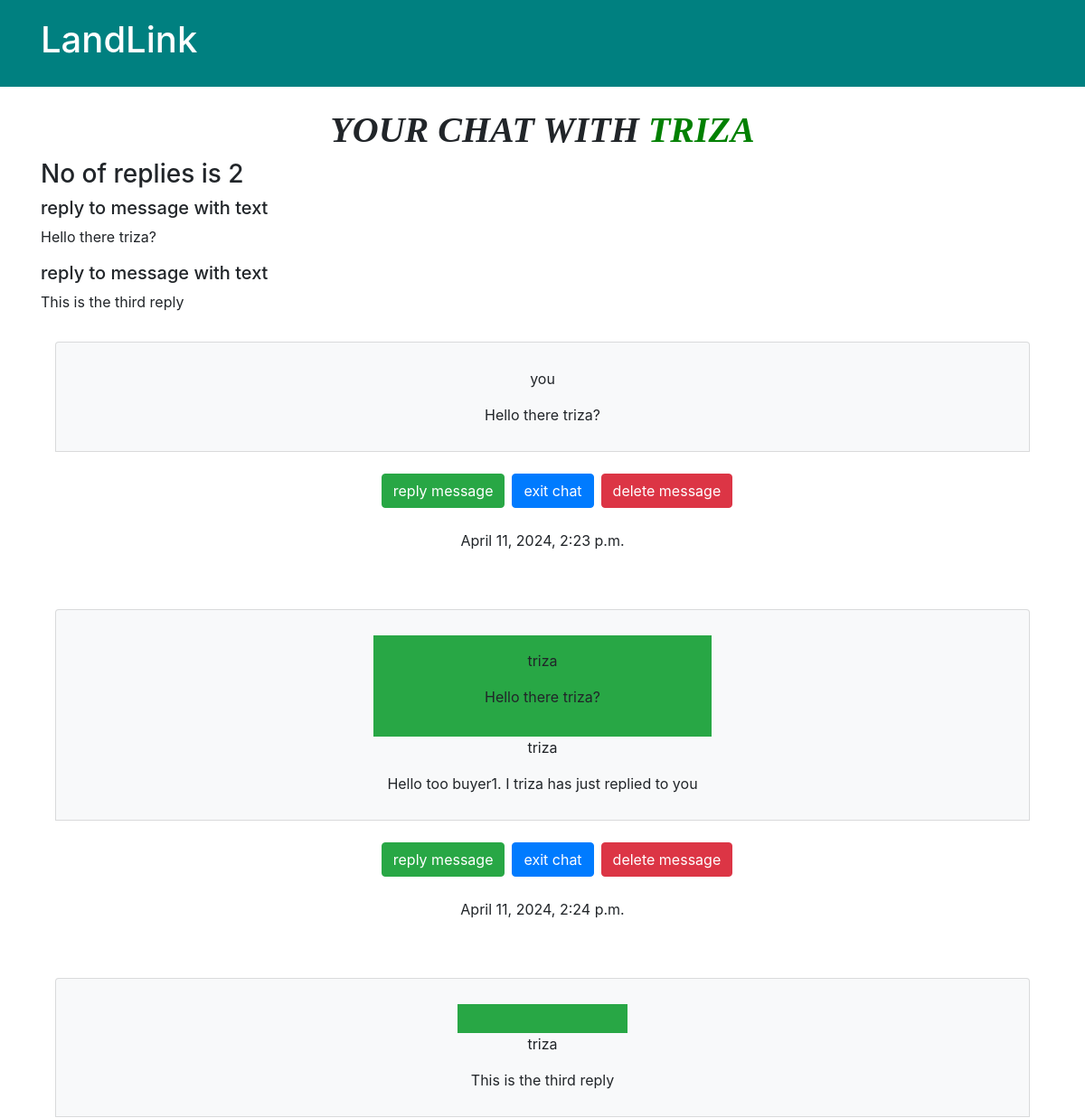
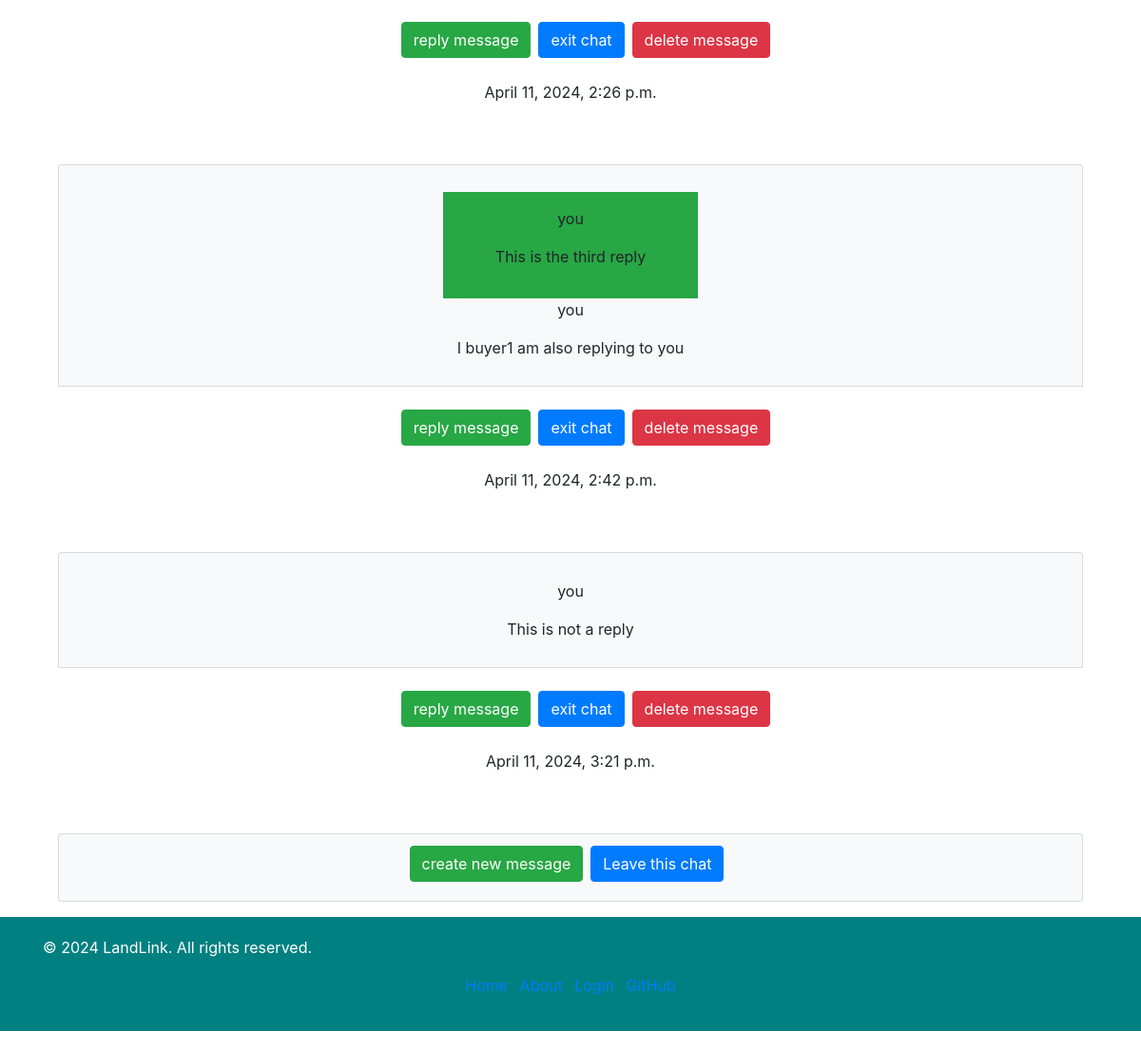
The app's page /messaging/view/open_chat/22 (signed in) with its own data (2 pictures, top to bottom).
### messaging/models.py (models this page shows, shortened)
class Chat(models.Model):
    sender = models.ForeignKey(settings.AUTH_USER_MODEL, on_delete=models.CASCADE, related_name='sender_chats')
    receiver = models.ForeignKey(settings.AUTH_USER_MODEL, on_delete=models.CASCADE, related_name='receiver_chats')
    created_at = models.DateTimeField(auto_now_add=True)

class Message(models.Model):
    content = models.TextField()
    timestamp = models.DateTimeField(auto_now_add=True)
    chat = models.ForeignKey(Chat, on_delete=models.CASCADE, related_name='messages')
    color = models.IntegerField(default=1)
    parent = models.IntegerField(default=0)

### account/models.py (models this page shows, shortened)
class CustomUser(AbstractUser):
    BUYER = 'buyer'
    SELLER = 'seller'
    LAWYER = 'lawyer'
    USER_TYPES = [
        (BUYER, 'Buyer'),
        (SELLER, 'Seller'),
        (LAWYER, 'Land Lawyer'),
    ]
    user_type = models.CharField(max_length=10, choices=USER_TYPES, default=BUYER)

### messaging/views.py (the view)
# urls.py: path('view/open_chat/<int:chat_id>', views.open_chat, name='open_chat'),
@login_required
def open_chat(request, chat_id):
    chat = Chat.objects.get(pk=chat_id)
    messages = Message.objects.filter(chat=chat_id)
    children = Message.objects.filter(chat=chat_id).exclude(parent=0)
    parent_ids = children.values_list('parent', flat=True).distinct()
    parents = Message.objects.filter(id__in=parent_ids)
    no_of_replys=parents.count()
    return render(request, 'messaging/open_chat.html', {"messages": messages, "parents" : parents, "chat": chat, "replys" : no_of_replys})

### messaging/templates/messaging/open_chat.html (shortened to what this page needs)
{% extends 'account/base.html' %}
{% block content %}
<div class="container">
    <div class="row">
        <div class="col-md-12">
            <h1 class="text-center" style="font-weight: bold; text-transform: uppercase; font-family: 'Font Awesome 5 Free';">
                <i class="fas fa-exclamation-circle">Your chat with <span style="color:green">
                    {% if request.user.username == chat.sender.username %}
                        {{ chat.receiver.username }}
                    {% else %}
                        {{ chat.sender.username }}
                    {% endif %}
                    </span></i>
            </h1>
            <h3>No of replies is {{replys}}</h3>
            {% for parent in parents%}
                <h5>
                    reply to message with text
                </h5>
                <p>{{parent.content}}</p>
            {% endfor %}
            {% if messages %}
                {% for message in messages %}
                    <div class="text-center mt-3">
                        <div class="list-group rounded p-3">
                            <div class="list-group-item bg-light d-flex flex-wrap justify-content-center">
                                <div class="text-center mt-3">
                                    {% if message.parent > 0%}
                                        <div class="row justify-content-center bg-success">
                                            <div class="col-md-12 bg-success">
                                                <div class="bg-success rounded p-3">
                                                    {% for parent in parents%}
                                                        {% if parent.id == message.parent %}
                                                            {% if request.user.username == chat.sender.username %}
                                                                {% if message.color == 1 %}
                                                                    <p>you</p>
                                                                 {% else %}
                                                                     <p>{{ chat.receiver.username }}</p>
                                                                {% endif %}
                                                            {% else %}
                                                                {% if message.color == 1 %}
                                                                    <p>{{ chat.sender.username }}</p>
                                                                {% else %}
                                                                    <p>you</p>
                                                                {% endif %}
                                                            {% endif %}
                                                                    <p> {{parent.content}} </p>
                                                        {% endif %}
                                                    {% endfor %}
                                                </div>
                                            </div>
                                        </div>
                                    {% endif %}
                                    {% if request.user.username == chat.sender.username %}
                                        {% if message.color == 1 %}
                                            <p>you</p>
                                        {% else %}
                                            <p>{{ chat.receiver.username }}</p>
                                        {% endif %}
                                    {% else %}
                                        {% if message.color == 1 %}
                                            <p>{{ chat.sender.username }}</p>
                                        {% else %}
                                            <p>you</p>
                                        {% endif %}
                                    {% endif %}
                                    <p>{{ message.content }}</p>
                                </div>
                            </div>
                            <div>
                                 <ul><br>
                                    <li class=" d-flex flex-wrap justify-content-center" style="background-color: transparent;">
                                        <div class="d-md-flex flex-md-row flex-sm-column">
                                            <div class="mb-2">
                                                <a href="{% url 'messaging:load_custom_reply_message' chat.id message.id %}" class="btn btn-success mb-md-0 mr-md-2">reply message</a>
                                            </div>
                                            <div>
                                                <a href="{% url 'seller_dashboard' %}" class="btn btn-primary mb-md-0 mr-md-2">exit chat</a>
                                            </div>
                                            <div>
                                                <form action= "{% url 'messaging:delete_message' message.id %}" method="post" style="display: inline;" >
                                                        <button type="submit" class="btn btn-danger mb-md-0 mr-md-2">delete message</button>
                                                </form>
                                            </div>
                                        </div>
                                    </li>
                                </ul>
                                <p>{{ message.timestamp }}</p>
                            </div>
                        </div>
                    </div>
                {% endfor %}
            {% else %}
                <p class="text-center" style="color: red; font-weight: bold; text-transform: uppercase; font-family: 'Font Awesome 5 Free';">
                    <i class="fas fa-exclamation-circle"></i> No messages inside this chat!!!!
                </p>
            {% endif %}
            <div class="text-center mt-3">
                <ul class="list-group rounded p-3">
                    <li class="list-group-item bg-light d-flex flex-wrap justify-content-center">
                        <div class="d-md-flex flex-md-row flex-sm-column">
                            <div class="mb-2">
                                <a href="{% url 'messaging:send_custom_message_get' chat.id %}" class="btn btn-success mb-md-0 mr-md-2">create new message</a>
                            </div>
                            <div>
                                <a href="{% url 'messaging:view_chats' %}" class="btn btn-primary mb-md-0 mr-md-2">Leave this chat</a>
                            </div>
                        </div>
                    </li>
                </ul>
            </div>
        </div>
    </div>
</div>
{% endblock %}

### account/static/account/styles.css (style rules this page uses)
body { display: flex; flex-direction: column; min-height: 100vh; padding-bottom: 20px; }

### account/static/account/style.css (style rules this page uses)
body { display: flex; flex-direction: column; min-height: 100vh; padding-bottom: 20px; }

### records on screen
Chat: receiver.username "TRIZA", receiver.username "triza"
Message: content "Hello there triza?", color "you", timestamp "April 11, 2024, 2:23 p.m."
Message: content "This is the third reply", timestamp "April 11, 2024, 2:26 p.m.", shows "you"
Message: content "Hello too buyer1. I triza has just replied to you", timestamp "April 11, 2024, 2:24 p.m."
Message: color "you", content "I buyer1 am also replying to you", timestamp "April 11, 2024, 2:42 p.m."
Message: color "you", content "This is not a reply", timestamp "April 11, 2024, 3:21 p.m."

### other values on screen
{{ replys }} "2"
